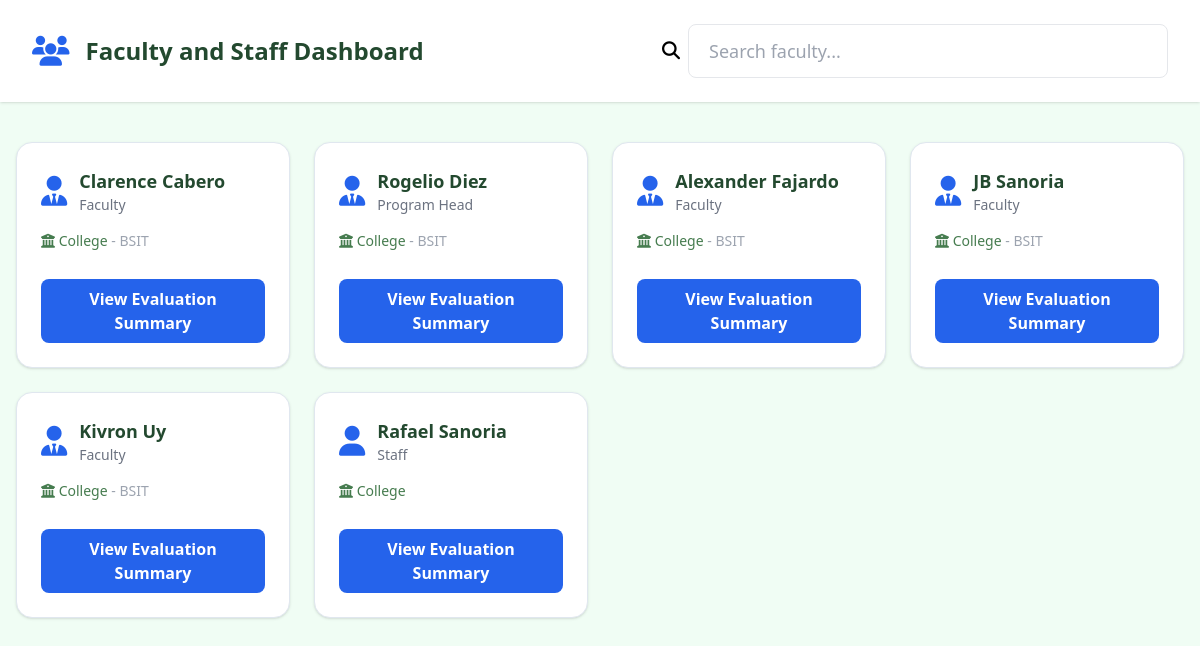
/CAP2/facultySection.php, run on an earlier commit of the app's database.
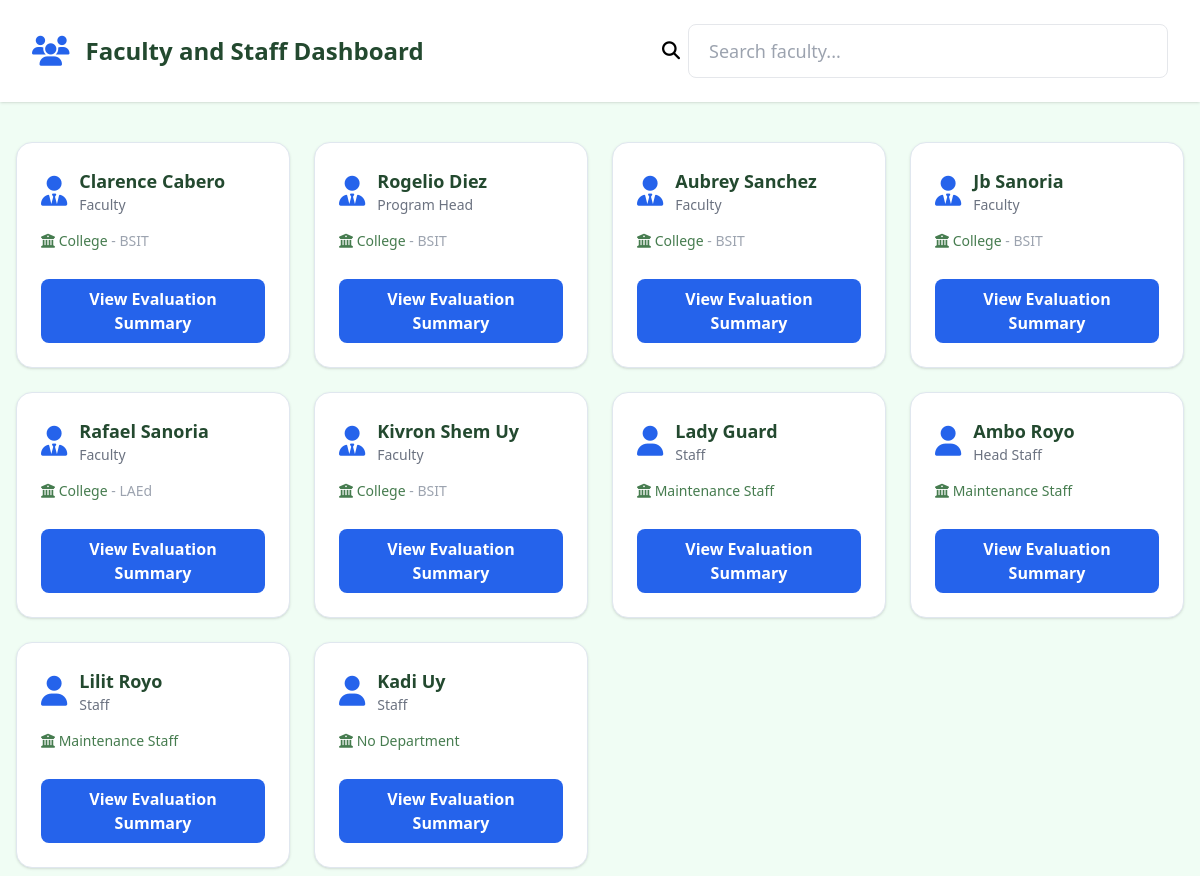
And on a later commit of the database.
### tables this page shows
CREATE TABLE `faculty` (
  `id` int(10) UNSIGNED NOT NULL,
  `user_id` int(11) DEFAULT NULL,
  `faculty_id` int(11) NOT NULL,
  `first_name` varchar(50) DEFAULT NULL,
  `middle_name` varchar(50) DEFAULT NULL,
  `last_name` varchar(50) DEFAULT NULL,
  `department_id` int(11) DEFAULT NULL,
  `program_id` int(11) DEFAULT NULL,
  `role` enum('HR','Faculty','Staff','Program Head') NOT NULL DEFAULT 'Faculty'
);

CREATE TABLE `departments` (
  `id` int(11) NOT NULL,
  `department_name` varchar(50) NOT NULL
);

CREATE TABLE `programs` (
  `program_id` int(11) NOT NULL,
  `program_name` varchar(50) NOT NULL
);

CREATE TABLE `staff` (
  `id` int(11) NOT NULL,
  `user_id` int(11) NOT NULL,
  `staff_id` int(11) NOT NULL,
  `first_name` varchar(255) NOT NULL,
  `middle_name` varchar(255) NOT NULL,
  `last_name` varchar(255) NOT NULL,
  `role` varchar(255) NOT NULL,
  `department_id` int(11) DEFAULT NULL
);

### CAP2/facultySection.php (the view, shortened to what this page needs)
<?php
$localhost = "localhost";
$user = "root";
$password = "";
$database = "evaluation_system";
try {
    $conn = new PDO("mysql:host=$localhost;dbname=$database", $user, $password);
    $conn->setAttribute(PDO::ATTR_ERRMODE, PDO::ERRMODE_EXCEPTION);
} catch (PDOException $e) {
    die("Connection failed: " . $e->getMessage());
}
$sql = "SELECT f.id, f.faculty_id, f.first_name, f.middle_name, f.last_name, f.role, d.department_name, p.program_name
    FROM faculty f
    LEFT JOIN departments d ON f.department_id = d.id
    LEFT JOIN programs p ON f.program_id = p.program_id
    WHERE f.role IN ('Faculty', 'Program Head', 'Admin', 'Instructor')
    ORDER BY f.last_name, f.first_name";
$faculty = $conn->query($sql)->fetchAll(PDO::FETCH_ASSOC);
$sql_staff = "SELECT s.id, s.staff_id, s.first_name, s.middle_name, s.last_name, s.role, d.department_name
    FROM staff s
    LEFT JOIN departments d ON s.department_id = d.id
    WHERE s.role IN ('Staff', 'Head Staff')
    ORDER BY s.last_name, s.first_name";
$staff = $conn->query($sql_staff)->fetchAll(PDO::FETCH_ASSOC);
?>
<!DOCTYPE html>
<html lang="en">
<head>
    <script src="https://cdn.tailwindcss.com"></script>
    <link rel="stylesheet" href="https://cdnjs.cloudflare.com/ajax/libs/font-awesome/6.4.2/css/all.min.css" />
</head>
<body class="bg-green-50 min-h-screen font-sans">
    <div class="bg-white shadow flex flex-col md:flex-row md:items-center md:justify-between px-8 py-6 mb-10">
        <div class="flex items-center gap-4">
            <i class="fa-solid fa-users text-3xl text-[#2563eb]"></i>
            <span class="text-2xl font-bold text-[#23492f]">Faculty and Staff Dashboard</span>
        </div>
        <div class="flex items-center gap-2 mt-6 md:mt-0 w-full md:w-auto">
            <i class="fas fa-search text-lg"></i>
            <input type="text" placeholder="Search faculty..."
                class="w-full md:w-[30rem] border rounded-lg px-5 py-3 text-lg focus:ring-2 focus:ring-[#467C4F] transition"
                id="facultySearch">
        </div>
    </div>
    <?php if (empty($faculty) && empty($staff)): ?>
        <div class="flex justify-center items-center h-64">
            <div class="bg-white rounded-xl shadow p-8 flex flex-col items-center">
                <svg class="w-16 h-16 text-gray-300 mb-4" fill="none" stroke="currentColor" stroke-width="1.5" viewBox="0 0 24 24">
                    <path stroke-linecap="round" stroke-linejoin="round"
                          d="M15.232 15.232a6 6 0 11-8.464-8.464 6 6 0 018.464 8.464zm6.768 6.768l-4.35-4.35"/>
                </svg>
                <p class="text-gray-500 text-lg font-semibold">No faculty or staff found.</p>
                <p class="text-gray-400 mt-2 text-base">There are currently no faculty or staff members available for evaluation.</p>
            </div>
        </div>
    <?php else: ?>
        <div class="w-full max-w-[1800px] mx-auto flex-1 px-2 sm:px-4 pb-2">
            <div class="grid grid-cols-1 sm:grid-cols-2 lg:grid-cols-4 2xl:grid-cols-5 gap-6">
                <?php foreach ($faculty as $f): ?>
                    <div class="bg-white rounded-2xl shadow p-6 flex flex-col gap-2 border border-[#e0e7ef] hover:shadow-2xl transition w-full min-h-[220px] h-auto">
                        <div class="flex items-center gap-3 mb-2">
                            <i class="fa-solid fa-user-tie text-3xl text-[#2563eb]"></i>
                            <div>
                                <div class="font-bold text-lg text-[#23492f]">
                                    <?= htmlspecialchars($f['first_name'] . ' ' . $f['last_name']) ?>
                            </div>
                            <div class="text-sm text-gray-500"><?= htmlspecialchars($f['role']) ?></div>
                        </div>
                    </div>
                    <div class="text-sm text-[#467C4F] mb-2">
                        <i class="fa-solid fa-building-columns"></i>
                        <?= htmlspecialchars($f['department_name'] ?? 'No Department') ?>
                        <?php if (!empty($f['program_name'])): ?>
                            <span class="text-gray-400"> - <?= htmlspecialchars($f['program_name']) ?></span>
                        <?php endif; ?>
                    </div>
                    <a href="evaluationSummary.php?faculty_id=<?= urlencode($f['faculty_id']) ?>"
                       class="mt-3 inline-block bg-blue-600 hover:bg-blue-700 text-white font-semibold px-4 py-2 rounded-lg text-center transition">
                        View Evaluation Summary
                    </a>
                </div>
                <?php endforeach; ?>
                <?php foreach ($staff as $s): ?>
                    <div class="bg-white rounded-2xl shadow p-6 flex flex-col gap-2 border border-[#e0e7ef] hover:shadow-2xl transition w-full min-h-[220px] h-auto">
                        <div class="flex items-center gap-3 mb-2">
                            <i class="fa-solid fa-user text-3xl text-[#2563eb]"></i>
                            <div>
                                <div class="font-bold text-lg text-[#23492f]">
                                    <?= htmlspecialchars($s['first_name'] . ' ' . $s['last_name']) ?>
                            </div>
                            <div class="text-sm text-gray-500"><?= htmlspecialchars($s['role']) ?></div>
                        </div>
                    </div>
                    <div class="text-sm text-[#467C4F] mb-2">
                        <i class="fa-solid fa-building-columns"></i>
                        <?= htmlspecialchars($s['department_name'] ?? 'No Department') ?>
                    </div>
                    <a href="evaluationSummary.php?staff_id=<?= urlencode($s['staff_id']) ?>"
                       class="mt-3 inline-block bg-blue-600 hover:bg-blue-700 text-white font-semibold px-4 py-2 rounded-lg text-center transition">
                        View Evaluation Summary
                    </a>
                </div>
                <?php endforeach; ?>
            </div>
        </div>
    <?php endif; ?>
</body>
</html>

What changed in the data, as far as the page shows it:
removed faculty: first_name+last_name "Alexander Fajardo", role "Faculty", department.department_name "College", program.program_name "BSIT"
removed faculty: first_name+last_name "JB Sanoria", role "Faculty", department.department_name "College", program.program_name "BSIT"
removed faculty: first_name+last_name "Kivron Uy", role "Faculty", department.department_name "College", program.program_name "BSIT"
removed staff: first_name+last_name "Rafael Sanoria", role "Staff", department.department_name "College"
added faculty: first_name+last_name "Aubrey Sanchez", role "Faculty", department.department_name "College", program.program_name "BSIT"
added faculty: first_name+last_name "Jb Sanoria", role "Faculty", department.department_name "College", program.program_name "BSIT"
added faculty: first_name+last_name "Rafael Sanoria", role "Faculty", department.department_name "College", program.program_name "LAEd"
added faculty: first_name+last_name "Kivron Shem Uy", role "Faculty", department.department_name "College", program.program_name "BSIT"
added staff: first_name+last_name "Lady Guard", role "Staff", department.department_name "Maintenance Staff"
added staff: first_name+last_name "Ambo Royo", role "Head Staff", department.department_name "Maintenance Staff"
added staff: first_name+last_name "Lilit Royo", role "Staff", department.department_name "Maintenance Staff"
added staff: first_name+last_name "Kadi Uy", role "Staff", department_name "No Department"
